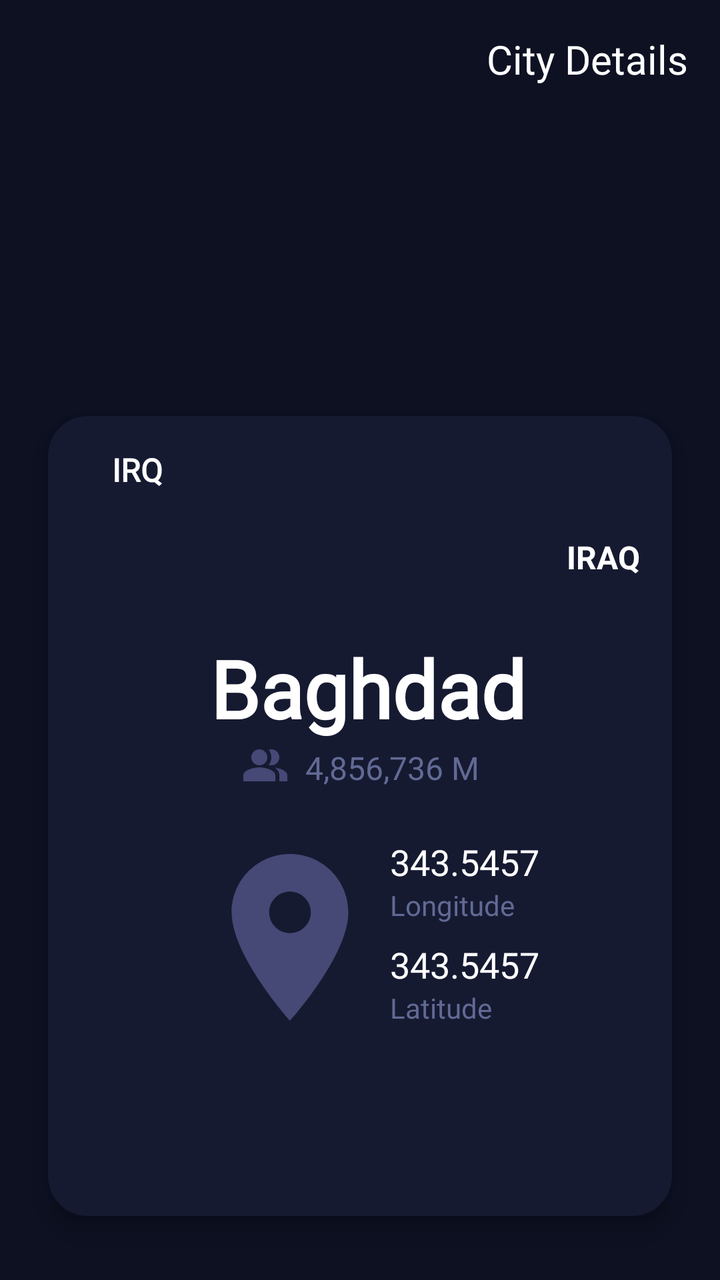
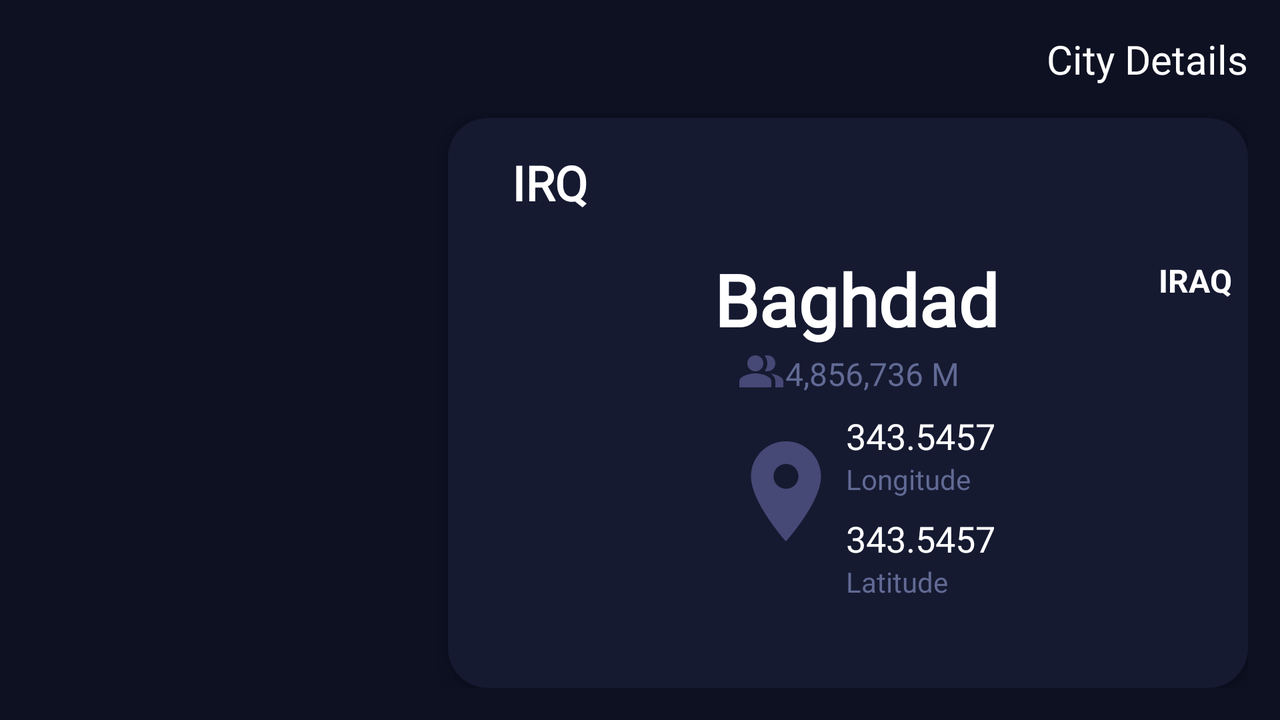

First picture: res/layout/ on a phone held upright. Second picture: the repository's own variant of that layout, on a device whose configuration matches the variant's folder. Source for both follows.
<!-- AndroidManifest.xml: application theme splash_theme -->
<!-- res/layout/fragment_city_details.xml -->
<?xml version="1.0" encoding="utf-8"?>
<androidx.constraintlayout.widget.ConstraintLayout
    xmlns:android="http://schemas.android.com/apk/res/android"
    xmlns:app="http://schemas.android.com/apk/res-auto"
    xmlns:tools="http://schemas.android.com/tools"
    android:layout_width="match_parent"
    android:layout_height="match_parent"
    android:background="@color/darkBlue2"
    android:padding="@dimen/medalSpace"
 >

    <ImageButton
        android:id="@+id/back"
        android:layout_width="wrap_content"
        android:layout_height="wrap_content"
        android:background="@color/darkBlue2"
        android:src="@drawable/ic_baseline_arrow_back_ios_24"
        app:layout_constraintBottom_toBottomOf="@+id/searchText"
        app:layout_constraintStart_toStartOf="parent"
        app:layout_constraintTop_toTopOf="@+id/searchText"
        tools:ignore="ContentDescription" />

    <TextView
        android:id="@+id/searchText"
        android:layout_width="wrap_content"
        android:layout_height="wrap_content"
        android:text="@string/city_details"
        android:fontFamily="@font/actor"
        android:textColor="@color/white"
        android:textSize="@dimen/landscapetitle"
        app:layout_constraintEnd_toEndOf="parent"
        app:layout_constraintTop_toTopOf="parent" />

    <ImageView
        android:id="@+id/imageView"
        android:layout_width="0dp"
        android:layout_height="0dp"
        android:src="@drawable/horizontal_world_map_slices_prismatic"
        app:layout_constraintBottom_toTopOf="@+id/constraintLayout4"
        app:layout_constraintEnd_toEndOf="parent"
        app:layout_constraintStart_toStartOf="parent"
        app:layout_constraintTop_toBottomOf="@+id/horizontalScrollView"
        tools:ignore="ContentDescription" />

    <HorizontalScrollView
        android:id="@+id/horizontalScrollView"
        android:layout_width="match_parent"
        android:layout_height="wrap_content"
        android:layout_alignParentBottom="true"
        android:layout_marginTop="@dimen/medalSpace"
        android:scrollbars="none"
        app:layout_constraintEnd_toEndOf="parent"
        app:layout_constraintStart_toStartOf="parent"
        app:layout_constraintTop_toBottomOf="@+id/searchText">

        <com.google.android.material.chip.ChipGroup
            android:id="@+id/chip_group"
            android:layout_width="wrap_content"
            android:layout_height="match_parent"
            android:layout_marginTop="@dimen/medalSpace"
            app:layout_constraintBottom_toTopOf="@+id/constraintLayout4"
            app:layout_constraintEnd_toEndOf="@+id/constraintLayout4"
            app:layout_constraintStart_toStartOf="@+id/constraintLayout4"
            app:layout_constraintTop_toBottomOf="@+id/searchText"
            app:singleLine="true"
            app:singleSelection="true" />
    </HorizontalScrollView>

    <androidx.constraintlayout.widget.ConstraintLayout
        android:id="@+id/constraintLayout4"
        android:layout_width="match_parent"
        android:layout_height="400dp"
        android:layout_marginStart="@dimen/smallSpace"
        android:layout_marginEnd="@dimen/smallSpace"
        android:layout_marginBottom="@dimen/medalSpace"
        android:background="@drawable/cardshape"
        android:elevation="@dimen/smallSpace"
        app:layout_constraintBottom_toBottomOf="parent"
        app:layout_constraintEnd_toEndOf="parent"
        app:layout_constraintStart_toStartOf="parent">

        <TextView
            android:id="@+id/city"
            android:layout_width="wrap_content"
            android:layout_height="wrap_content"
            android:layout_marginTop="@dimen/largeSpace"
            android:fontFamily="@font/actor"
            android:paddingStart="@dimen/smallSpace"
            android:text="@string/baghdad"
            android:textColor="@color/white"
            android:textSize="40sp"
            android:textStyle="bold"
            app:layout_constraintEnd_toEndOf="parent"
            app:layout_constraintStart_toStartOf="parent"
            app:layout_constraintTop_toBottomOf="@+id/countrylaple"
            app:layout_constraintVertical_chainStyle="packed"
            tools:ignore="RtlSymmetry" />

        <TextView
            android:id="@+id/populationcity"
            android:layout_width="wrap_content"
            android:layout_height="wrap_content"
            android:fontFamily="@font/arimo"
            android:paddingStart="@dimen/smallSpace"
            android:text="@string/_4_856_736_m"
            android:textColor="@color/lightGray"
            android:textSize="@dimen/medalSpace"
            app:layout_constraintBottom_toBottomOf="@+id/imageView5"
            app:layout_constraintEnd_toEndOf="parent"
            app:layout_constraintHorizontal_bias="0.5"
            app:layout_constraintStart_toEndOf="@+id/imageView5"
            tools:ignore="RtlSymmetry,SpUsage" />

        <TextView
            android:id="@+id/abbreviation"
            android:layout_width="wrap_content"
            android:layout_height="wrap_content"
            android:layout_marginStart="32dp"
            android:layout_marginTop="@dimen/medalSpace"
            android:fontFamily="@font/actor"
            android:text="@string/irq"
            android:textColor="@color/white"
            android:textSize="@dimen/medalSpace"
            android:textStyle="bold"
            app:layout_constraintStart_toStartOf="parent"
            app:layout_constraintTop_toTopOf="parent"
            tools:ignore="SpUsage" />

        <View
            android:id="@+id/view"
            android:layout_width="0dp"
            android:layout_height="2dp"
            android:layout_marginStart="@dimen/largeSpace"
            android:layout_marginEnd="@dimen/largeSpace"
            android:background="@drawable/linewhite"
            app:layout_constraintEnd_toEndOf="parent"
            app:layout_constraintStart_toStartOf="parent"
            app:layout_constraintTop_toBottomOf="@+id/abbreviation" />

        <TextView
            android:id="@+id/countrylaple"
            android:layout_width="wrap_content"
            android:layout_height="wrap_content"
            android:layout_marginTop="@dimen/medalSpace"
            android:background="@drawable/lapel"
            android:paddingStart="@dimen/smallSpace"
            android:paddingTop="@dimen/tinyspace"
            android:paddingEnd="@dimen/medalSpace"
            android:paddingBottom="@dimen/tinyspace"
            android:text="@string/iraq"
            android:textColor="@color/white"
            android:textSize="@dimen/medalSpace"
            android:textStyle="bold"
            app:layout_constraintEnd_toEndOf="parent"
            app:layout_constraintTop_toBottomOf="@+id/view"
            tools:ignore="SpUsage" />

        <TextView
            android:id="@+id/tv_longitude"
            android:layout_width="wrap_content"
            android:layout_height="wrap_content"
            android:fontFamily="@font/actor"
            android:paddingEnd="@dimen/smallSpace"
            android:text="@string/longitude"
            android:textColor="@color/lightGray"
            android:textSize="@dimen/descriptionText"
            app:layout_constraintEnd_toEndOf="parent"
            app:layout_constraintHorizontal_bias="0.5"
            app:layout_constraintStart_toEndOf="@+id/imageView3"
            app:layout_constraintTop_toBottomOf="@+id/longitudeNum"
            tools:ignore="RtlSymmetry" />

        <TextView
            android:id="@+id/longitudeNum"
            android:layout_width="wrap_content"
            android:layout_height="wrap_content"
            android:fontFamily="@font/arimo"
            android:paddingEnd="@dimen/medalSpace"
            android:text="@string/text_lat_lan"
            android:textColor="@color/white"
            android:textSize="18sp"
            app:layout_constraintStart_toStartOf="@+id/tv_longitude"
            app:layout_constraintTop_toTopOf="@+id/imageView3"
            tools:ignore="RtlSymmetry" />

        <TextView
            android:id="@+id/tv_Latitude"
            android:layout_width="wrap_content"
            android:layout_height="wrap_content"
            android:fontFamily="@font/actor"
            android:paddingEnd="@dimen/smallSpace"
            android:text="@string/latitude"
            android:textColor="@color/lightGray"
            android:textSize="@dimen/descriptionText"
            app:layout_constraintStart_toStartOf="@+id/LatitudeNum"
            app:layout_constraintTop_toBottomOf="@+id/LatitudeNum"
            tools:ignore="RtlSymmetry" />

        <TextView
            android:id="@+id/LatitudeNum"
            android:layout_width="wrap_content"
            android:layout_height="wrap_content"
            android:layout_marginTop="@dimen/smallSpace"
            android:fontFamily="@font/arimo"
            android:paddingEnd="@dimen/medalSpace"
            android:text="@string/text_lat_lan"
            android:textColor="@color/white"
            android:textSize="18sp"
            app:layout_constraintStart_toStartOf="@+id/longitudeNum"
            app:layout_constraintTop_toBottomOf="@+id/tv_longitude"
            tools:ignore="RtlSymmetry" />


        <ImageView
            android:id="@+id/imageView5"
            android:layout_width="wrap_content"
            android:layout_height="wrap_content"
            android:src="@drawable/ic_baseline_people_alt_24"
            app:layout_constraintEnd_toStartOf="@+id/populationcity"
            app:layout_constraintHorizontal_bias="0.5"
            app:layout_constraintHorizontal_chainStyle="packed"
            app:layout_constraintStart_toStartOf="parent"
            app:layout_constraintTop_toBottomOf="@+id/city"
            tools:ignore="ContentDescription" />

        <ImageView
            android:id="@+id/imageView3"
            android:layout_width="wrap_content"
            android:layout_height="wrap_content"
            android:layout_marginTop="24dp"
            android:src="@drawable/ic_baseline_location_on_24"
            app:layout_constraintEnd_toStartOf="@+id/tv_longitude"
            app:layout_constraintHorizontal_bias="0.5"
            app:layout_constraintHorizontal_chainStyle="packed"
            app:layout_constraintStart_toStartOf="parent"
            app:layout_constraintTop_toBottomOf="@+id/populationcity"
            tools:ignore="ContentDescription" />


    </androidx.constraintlayout.widget.ConstraintLayout>
</androidx.constraintlayout.widget.ConstraintLayout>
<!-- resources referenced by this layout -->
<resources>
  <color name="darkBlue2">#0D1122</color>
  <color name="lightGray">#616A94</color>
  <color name="white">#FFFFFFFF</color>
  <dimen name="descriptionText">14sp</dimen>
  <dimen name="landscapetitle">20sp</dimen>
  <dimen name="largeSpace">24dp</dimen>
  <dimen name="medalSpace">16dp</dimen>
  <dimen name="smallSpace">8dp</dimen>
  <dimen name="tinyspace">4dp</dimen>
  <!-- drawable cardshape (drawable) -->
  <?xml version="1.0" encoding="utf-8"?>
  <shape xmlns:android="http://schemas.android.com/apk/res/android"
      android:shape="rectangle">
      <solid android:color="@color/darkBlue"/>
      <corners android:radius="20dp"/>
  
  </shape>
  <!-- drawable ic_baseline_location_on_24 (drawable) -->
  <vector android:height="100dp" android:tint="#464875"
      android:viewportHeight="24" android:viewportWidth="24"
      android:width="100dp" xmlns:android="http://schemas.android.com/apk/res/android">
      <path android:fillColor="@android:color/white" android:pathData="M12,2C8.13,2 5,5.13 5,9c0,5.25 7,13 7,13s7,-7.75 7,-13c0,-3.87 -3.13,-7 -7,-7zM12,11.5c-1.38,0 -2.5,-1.12 -2.5,-2.5s1.12,-2.5 2.5,-2.5 2.5,1.12 2.5,2.5 -1.12,2.5 -2.5,2.5z"/>
  </vector>
  <!-- drawable ic_baseline_people_alt_24 (drawable) -->
  <vector android:height="24dp" android:tint="#464875"
      android:viewportHeight="24" android:viewportWidth="24"
      android:width="24dp" xmlns:android="http://schemas.android.com/apk/res/android">
      <path android:fillColor="@android:color/white"
          android:fillType="evenOdd" android:pathData="M16.67,13.13C18.04,14.06 19,15.32 19,17v3h4v-3C23,14.82 19.43,13.53 16.67,13.13z"/>
      <path android:fillColor="@android:color/white"
          android:fillType="evenOdd" android:pathData="M9,8m-4,0a4,4 0,1 1,8 0a4,4 0,1 1,-8 0"/>
      <path android:fillColor="@android:color/white"
          android:fillType="evenOdd" android:pathData="M15,12c2.21,0 4,-1.79 4,-4c0,-2.21 -1.79,-4 -4,-4c-0.47,0 -0.91,0.1 -1.33,0.24C14.5,5.27 15,6.58 15,8s-0.5,2.73 -1.33,3.76C14.09,11.9 14.53,12 15,12z"/>
      <path android:fillColor="@android:color/white"
          android:fillType="evenOdd" android:pathData="M9,13c-2.67,0 -8,1.34 -8,4v3h16v-3C17,14.34 11.67,13 9,13z"/>
  </vector>
  <string name="_4_856_736_m">4,856,736 M</string>
  <string name="baghdad">Baghdad</string>
  <string name="city_details">City Details</string>
  <string name="iraq">IRAQ</string>
  <string name="irq">IRQ</string>
  <string name="latitude">Latitude</string>
  <string name="longitude">Longitude</string>
  <string name="text_lat_lan">343.5457</string>
  <style name="splash_theme" parent="Theme.MaterialComponents.Light.NoActionBar">
          <item name="android:windowBackground">@drawable/splash_image</item>
          <item name="android:statusBarColor">@color/splash_background</item>
      </style>
  <color name="darkBlue">#161A31</color>
  <!-- drawable splash_image (drawable) -->
  <?xml version="1.0" encoding="utf-8"?>
  <layer-list xmlns:android="http://schemas.android.com/apk/res/android">
  
      <item android:drawable="@color/splash_background" />
      <item android:drawable="@drawable/splash_screen" android:gravity="center" android:height="569dp" android:width="320dp"/>
  
  </layer-list>
  <color name="splash_background">#0f1023</color>
  <!-- drawable splash_screen: png bitmap (drawable-v24, 401394 bytes) -->
</resources>
<!-- res/layout-land/fragment_city_details.xml (the repository's variant of the layout above) -->
<!-- drawn on the phone turned sideways -->
<?xml version="1.0" encoding="utf-8"?>
<androidx.constraintlayout.widget.ConstraintLayout xmlns:android="http://schemas.android.com/apk/res/android"
    xmlns:app="http://schemas.android.com/apk/res-auto"
    xmlns:tools="http://schemas.android.com/tools"
    android:layout_width="match_parent"
    android:layout_height="match_parent"
    android:background="@color/darkBlue2"
    android:padding="@dimen/medalSpace"
    tools:context=".fragments.SearchFragment">

    <ImageButton
        android:id="@+id/back"
        android:layout_width="wrap_content"
        android:layout_height="wrap_content"
        android:background="@color/darkBlue2"
        android:src="@drawable/ic_baseline_arrow_back_ios_24"
        app:layout_constraintBottom_toBottomOf="@+id/searchText"
        app:layout_constraintStart_toStartOf="parent"
        app:layout_constraintTop_toTopOf="@+id/searchText"
        tools:ignore="ContentDescription" />

    <TextView
        android:id="@+id/searchText"
        android:layout_width="wrap_content"
        android:layout_height="wrap_content"
        android:fontFamily="@font/actor"
        android:text="City Details"
        android:textColor="@color/white"
        android:textSize="@dimen/landscapetitle"
        app:layout_constraintEnd_toEndOf="parent"
        app:layout_constraintTop_toTopOf="parent"
        tools:ignore="HardcodedText" />

    <ImageView
        android:id="@+id/imageView"
        android:layout_width="250dp"
        android:layout_height="150dp"
        android:src="@drawable/horizontal_world_map_slices_prismatic"
        app:layout_constraintBottom_toBottomOf="parent"
        app:layout_constraintEnd_toStartOf="@+id/constraintLayout4"
        app:layout_constraintStart_toStartOf="parent"
        app:layout_constraintTop_toBottomOf="@+id/horizontalScrollView"
        tools:ignore="ContentDescription" />

    <HorizontalScrollView
        android:id="@+id/horizontalScrollView"
        android:layout_width="match_parent"
        android:layout_height="wrap_content"
        android:layout_alignParentBottom="true"
        android:layout_marginTop="@dimen/medalSpace"
        android:scrollbars="none"
        app:layout_constraintEnd_toEndOf="parent"
        app:layout_constraintHorizontal_bias="0.0"
        app:layout_constraintStart_toStartOf="parent"
        app:layout_constraintTop_toBottomOf="@+id/searchText">

        <com.google.android.material.chip.ChipGroup
            android:id="@+id/chip_group"
            android:layout_width="wrap_content"
            android:layout_height="match_parent"
            app:layout_constraintBottom_toTopOf="@+id/constraintLayout4"
            app:layout_constraintEnd_toEndOf="@+id/constraintLayout4"
            app:layout_constraintStart_toStartOf="@+id/constraintLayout4"
            app:singleLine="true"
            app:singleSelection="true" />
    </HorizontalScrollView>

    <androidx.constraintlayout.widget.ConstraintLayout
        android:id="@+id/constraintLayout4"
        android:layout_width="400dp"
        android:layout_height="0dp"
        android:background="@drawable/cardshape"
        android:elevation="@dimen/smallSpace"
        app:layout_constraintBottom_toBottomOf="parent"
        app:layout_constraintEnd_toEndOf="parent"
        app:layout_constraintTop_toBottomOf="@+id/horizontalScrollView">

        <TextView
            android:id="@+id/city"
            android:layout_width="wrap_content"
            android:layout_height="wrap_content"
            android:fontFamily="@font/actor"
            android:paddingStart="@dimen/smallSpace"
            android:text="@string/baghdad"
            android:textColor="@color/white"
            android:textSize="36sp"
            android:textStyle="bold"
            app:layout_constraintEnd_toEndOf="parent"
            app:layout_constraintStart_toStartOf="parent"
            app:layout_constraintTop_toTopOf="@+id/countrylaple"
            app:layout_constraintVertical_chainStyle="packed"
            tools:ignore="RtlSymmetry" />

        <TextView
            android:id="@+id/populationcity"
            android:layout_width="wrap_content"
            android:layout_height="wrap_content"
            android:fontFamily="@font/arimo"
            android:text="@string/_4_856_736_m"
            android:textColor="@color/lightGray"
            android:textSize="@dimen/medalSpace"
            app:layout_constraintBottom_toBottomOf="@+id/imageView5"
            app:layout_constraintEnd_toEndOf="parent"
            app:layout_constraintHorizontal_bias="0.5"
            app:layout_constraintStart_toEndOf="@+id/imageView5"
            tools:ignore="SpUsage" />

        <TextView
            android:id="@+id/abbreviation"
            android:layout_width="wrap_content"
            android:layout_height="wrap_content"
            android:layout_marginStart="32dp"
            android:layout_marginTop="16dp"
            android:fontFamily="@font/actor"
            android:text="@string/irq"
            android:textColor="@color/white"
            android:textSize="@dimen/largeSpace"
            android:textStyle="bold"
            app:layout_constraintStart_toStartOf="parent"
            app:layout_constraintTop_toTopOf="parent"
            tools:ignore="SpUsage" />

        <View
            android:id="@+id/view"
            android:layout_width="0dp"
            android:layout_height="2dp"
            android:layout_marginStart="@dimen/verylargeSpace"
            android:layout_marginEnd="@dimen/verylargeSpace"
            android:background="@drawable/linewhite"
            app:layout_constraintEnd_toEndOf="parent"
            app:layout_constraintStart_toStartOf="parent"
            app:layout_constraintTop_toBottomOf="@+id/abbreviation" />

        <TextView
            android:id="@+id/countrylaple"
            android:layout_width="wrap_content"
            android:layout_height="wrap_content"
            android:layout_marginTop="16dp"
            android:background="@drawable/lapel"
            android:paddingStart="@dimen/smallSpace"
            android:paddingTop="@dimen/tinyspace"
            android:paddingEnd="@dimen/smallSpace"
            android:paddingBottom="@dimen/tinyspace"
            android:text="@string/iraq"
            android:textColor="@color/white"
            android:textSize="@dimen/medalSpace"
            android:textStyle="bold"
            app:layout_constraintEnd_toEndOf="parent"
            app:layout_constraintTop_toBottomOf="@+id/view"
            tools:ignore="SpUsage" />

        <TextView
            android:id="@+id/tv_longitude"
            android:layout_width="wrap_content"
            android:layout_height="wrap_content"
            android:fontFamily="@font/actor"
            android:text="@string/longitude"
            android:textColor="@color/lightGray"
            android:textSize="@dimen/descriptionText"
            app:layout_constraintEnd_toEndOf="parent"
            app:layout_constraintHorizontal_bias="0.5"
            app:layout_constraintStart_toEndOf="@+id/imageView3"
            app:layout_constraintTop_toBottomOf="@+id/longitudeNum" />

        <TextView
            android:id="@+id/longitudeNum"
            android:layout_width="wrap_content"
            android:layout_height="wrap_content"
            android:fontFamily="@font/arimo"
            android:paddingEnd="@dimen/medalSpace"
            android:text="@string/text_lat_lan"
            android:textColor="@color/white"
            android:textSize="18sp"
            app:layout_constraintStart_toStartOf="@+id/tv_longitude"
            app:layout_constraintTop_toTopOf="@+id/imageView3"
            tools:ignore="RtlSymmetry" />

        <TextView
            android:id="@+id/tv_Latitude"
            android:layout_width="wrap_content"
            android:layout_height="wrap_content"
            android:fontFamily="@font/actor"
            android:text="@string/latitude"
            android:textColor="@color/lightGray"
            android:textSize="14sp"
            app:layout_constraintStart_toStartOf="@+id/LatitudeNum"
            app:layout_constraintTop_toBottomOf="@+id/LatitudeNum" />

        <TextView
            android:id="@+id/LatitudeNum"
            android:layout_width="wrap_content"
            android:layout_height="wrap_content"
            android:layout_marginTop="@dimen/smallSpace"
            android:fontFamily="@font/arimo"
            android:paddingEnd="@dimen/medalSpace"
            android:text="@string/text_lat_lan"
            android:textColor="@color/white"
            android:textSize="18sp"
            app:layout_constraintStart_toStartOf="@+id/longitudeNum"
            app:layout_constraintTop_toBottomOf="@+id/tv_longitude"
            tools:ignore="RtlSymmetry" />


        <ImageView
            android:id="@+id/imageView5"
            android:layout_width="wrap_content"
            android:layout_height="wrap_content"
            android:src="@drawable/ic_baseline_people_alt_24"
            app:layout_constraintEnd_toStartOf="@+id/populationcity"
            app:layout_constraintHorizontal_bias="0.5"
            app:layout_constraintHorizontal_chainStyle="packed"
            app:layout_constraintStart_toStartOf="parent"
            app:layout_constraintTop_toBottomOf="@+id/city"
            tools:ignore="ContentDescription" />

        <ImageView
            android:id="@+id/imageView3"
            android:layout_width="60dp"
            android:layout_height="80dp"
            android:layout_marginTop="@dimen/smallSpace"
            android:src="@drawable/ic_baseline_location_on_24"
            app:layout_constraintEnd_toStartOf="@+id/tv_longitude"
            app:layout_constraintHorizontal_bias="0.5"
            app:layout_constraintHorizontal_chainStyle="packed"
            app:layout_constraintStart_toStartOf="parent"
            app:layout_constraintTop_toBottomOf="@+id/populationcity"
            tools:ignore="ContentDescription" />


    </androidx.constraintlayout.widget.ConstraintLayout>
</androidx.constraintlayout.widget.ConstraintLayout>
<!-- resources referenced by the variant -->
<!-- as the phone turned sideways resolves them -->
<resources>
  <color name="darkBlue2">#0D1122</color>
  <color name="lightGray">#616A94</color>
  <color name="white">#FFFFFFFF</color>
  <dimen name="descriptionText">14sp</dimen>
  <dimen name="landscapetitle">20sp</dimen>
  <dimen name="largeSpace">24dp</dimen>
  <dimen name="medalSpace">16dp</dimen>
  <dimen name="smallSpace">8dp</dimen>
  <dimen name="tinyspace">4dp</dimen>
  <dimen name="verylargeSpace">32dp</dimen>
  <!-- drawable cardshape (drawable) -->
  <?xml version="1.0" encoding="utf-8"?>
  <shape xmlns:android="http://schemas.android.com/apk/res/android"
      android:shape="rectangle">
      <solid android:color="@color/darkBlue"/>
      <corners android:radius="20dp"/>
  
  </shape>
  <!-- drawable ic_baseline_location_on_24 (drawable) -->
  <vector android:height="100dp" android:tint="#464875"
      android:viewportHeight="24" android:viewportWidth="24"
      android:width="100dp" xmlns:android="http://schemas.android.com/apk/res/android">
      <path android:fillColor="@android:color/white" android:pathData="M12,2C8.13,2 5,5.13 5,9c0,5.25 7,13 7,13s7,-7.75 7,-13c0,-3.87 -3.13,-7 -7,-7zM12,11.5c-1.38,0 -2.5,-1.12 -2.5,-2.5s1.12,-2.5 2.5,-2.5 2.5,1.12 2.5,2.5 -1.12,2.5 -2.5,2.5z"/>
  </vector>
  <!-- drawable ic_baseline_people_alt_24 (drawable) -->
  <vector android:height="24dp" android:tint="#464875"
      android:viewportHeight="24" android:viewportWidth="24"
      android:width="24dp" xmlns:android="http://schemas.android.com/apk/res/android">
      <path android:fillColor="@android:color/white"
          android:fillType="evenOdd" android:pathData="M16.67,13.13C18.04,14.06 19,15.32 19,17v3h4v-3C23,14.82 19.43,13.53 16.67,13.13z"/>
      <path android:fillColor="@android:color/white"
          android:fillType="evenOdd" android:pathData="M9,8m-4,0a4,4 0,1 1,8 0a4,4 0,1 1,-8 0"/>
      <path android:fillColor="@android:color/white"
          android:fillType="evenOdd" android:pathData="M15,12c2.21,0 4,-1.79 4,-4c0,-2.21 -1.79,-4 -4,-4c-0.47,0 -0.91,0.1 -1.33,0.24C14.5,5.27 15,6.58 15,8s-0.5,2.73 -1.33,3.76C14.09,11.9 14.53,12 15,12z"/>
      <path android:fillColor="@android:color/white"
          android:fillType="evenOdd" android:pathData="M9,13c-2.67,0 -8,1.34 -8,4v3h16v-3C17,14.34 11.67,13 9,13z"/>
  </vector>
  <string name="_4_856_736_m">4,856,736 M</string>
  <string name="baghdad">Baghdad</string>
  <string name="iraq">IRAQ</string>
  <string name="irq">IRQ</string>
  <string name="latitude">Latitude</string>
  <string name="longitude">Longitude</string>
  <string name="text_lat_lan">343.5457</string>
  <style name="splash_theme" parent="Theme.MaterialComponents.Light.NoActionBar">
          <item name="android:windowBackground">@drawable/splash_image</item>
          <item name="android:statusBarColor">@color/splash_background</item>
      </style>
  <color name="darkBlue">#161A31</color>
  <!-- drawable splash_image (drawable) -->
  <?xml version="1.0" encoding="utf-8"?>
  <layer-list xmlns:android="http://schemas.android.com/apk/res/android">
  
      <item android:drawable="@color/splash_background" />
      <item android:drawable="@drawable/splash_screen" android:gravity="center" android:height="569dp" android:width="320dp"/>
  
  </layer-list>
  <color name="splash_background">#0f1023</color>
  <!-- drawable splash_screen: png bitmap (drawable-v24, 401394 bytes) -->
</resources>
